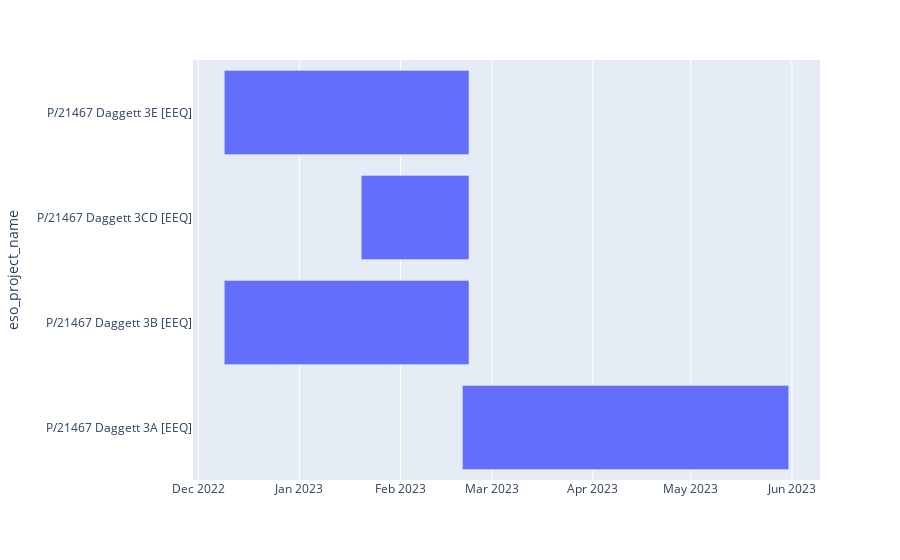

Notebook cell for this chart:
### Code cell
px.timeline(df_dag, x_start='start_date', x_end='due_date', y='eso_project_name')

### Figure 1 — Plotly figure (JSON) as saved in the notebook; plotly's stock layout.template omitted (floating-point values rounded to 4 significant figures)
{"data": [{"alignmentgroup": "True", "base": ["2023-02-20T00:00:00", "2023-02-20T00:00:00", "2022-12-09T00:00:00", "2022-12-09T00:00:00", "2023-01-20T00:00:00", "2023-01-20T00:00:00", "2022-12-09T00:00:00", "2022-12-09T00:00:00"], "hovertemplate": "start_date=%{base}<br>due_date=%{x}<br>eso_project_name=%{y}<extra></extra>", "legendgroup": "", "marker": {"color": "#636efa", "pattern": {"shape": ""}}, "name": "", "offsetgroup": "", "orientation": "h", "showlegend": false, "textposition": "auto", "type": "bar", "x": [8640000000, 8640000000, 6480000000, 6480000000, 2851200000, 2851200000, 6480000000, 6480000000], "xaxis": "x", "y": ["P/21467 Daggett 3A [EEQ]", "P/21467 Daggett 3A [EEQ]", "P/21467 Daggett 3B [EEQ]", "P/21467 Daggett 3B [EEQ]", "P/21467 Daggett 3CD [EEQ]", "P/21467 Daggett 3CD [EEQ]", "P/21467 Daggett 3E [EEQ]", "P/21467 Daggett 3E [EEQ]"], "yaxis": "y"}], "layout": {"autosize": true, "barmode": "overlay", "legend": {"tracegroupgap": 0}, "margin": {"t": 60}, "xaxis": {"anchor": "y", "autorange": true, "domain": [0, 1], "range": ["2022-11-29 09:20", "2023-06-09 14:40"], "type": "date"}, "yaxis": {"anchor": "x", "autorange": true, "domain": [0, 1], "range": [-0.5, 3.5], "title": {"text": "eso_project_name"}, "type": "category"}}}
